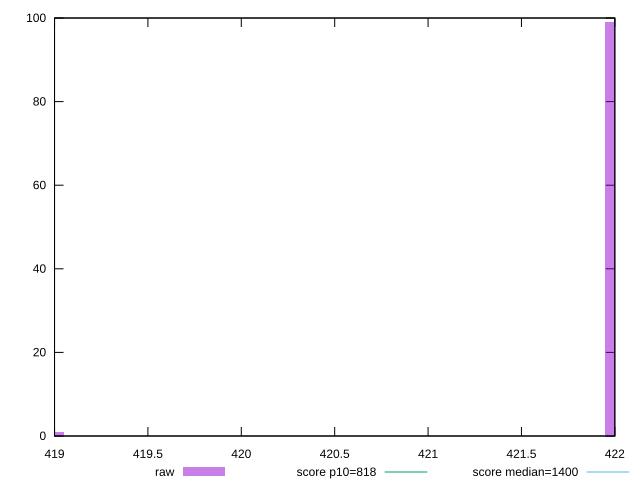

This figure's gnuplot source:
reset

$raw <<EOF
422 99
419 1
EOF

set key outside below
set boxwidth 0.1
set xrange [419:422]
set yrange [0:100]
set trange [0:100]
set style fill transparent solid 0.5 noborder

set parametric
set terminal svg size 640, 490 enhanced background rgb 'white'
set output "reprap/dom-size/samples/pages+cached/raw/histogram.svg"

plot $raw title "raw" with boxes, \
     818,t title "score p10=818", \
     1400,t title "score median=1400"

reset
